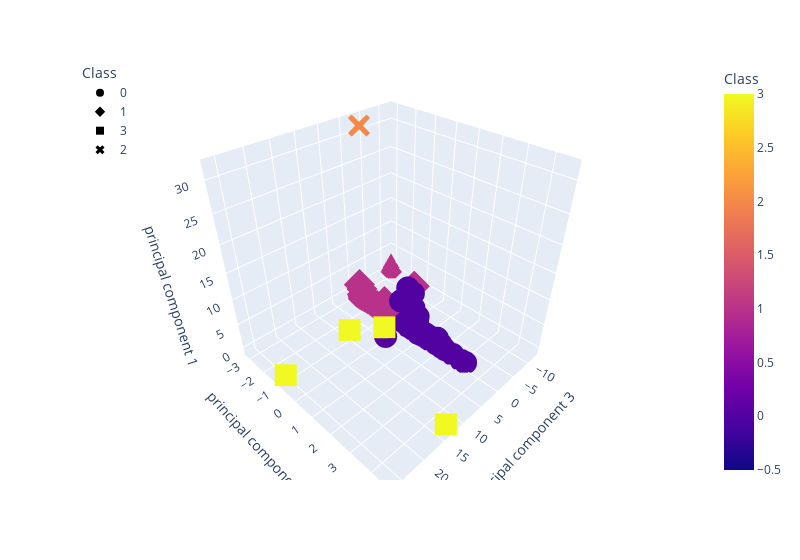

Source (notebook cell):
### Markdown cell above
### Deliverable 4: Visualizing Cryptocurrencies Results

#### 3D-Scatter with Clusters

### Code cell
# Creating a 3D-Scatter with the PCA data and the clusters
# YOUR CODE HERE
fig = px.scatter_3d(
    clustered_df,
    z="principal component 1",
    y="principal component 2",
    x="principal component 3",
    color="Class",
    symbol="Class",
    width=800,
)
fig.update_layout(legend=dict(x=0, y=1))
fig.show()

### Figure 1 — Plotly figure (JSON) as saved in the notebook; plotly's stock layout.template omitted (floating-point values rounded to 4 significant figures; data arrays with more than 128 entries replaced by an {"elided": "..."} marker saying what was removed)
{"data": [{"hovertemplate": "Class=%{marker.color}<br>principal component 3=%{x}<br>principal component 2=%{y}<br>principal component 1=%{z}<extra></extra>", "legendgroup": "0", "marker": {"color": {"elided": "362 int values"}, "coloraxis": "coloraxis", "symbol": "circle"}, "mode": "markers", "name": "0", "scene": "scene", "showlegend": true, "type": "scatter3d", "x": {"elided": "362 float values"}, "y": {"elided": "362 float values"}, "z": {"elided": "362 float values"}}, {"hovertemplate": "Class=%{marker.color}<br>principal component 3=%{x}<br>principal component 2=%{y}<br>principal component 1=%{z}<extra></extra>", "legendgroup": "1", "marker": {"color": {"elided": "318 int values"}, "coloraxis": "coloraxis", "symbol": "diamond"}, "mode": "markers", "name": "1", "scene": "scene", "showlegend": true, "type": "scatter3d", "x": {"elided": "318 float values"}, "y": {"elided": "318 float values"}, "z": {"elided": "318 float values"}}, {"hovertemplate": "Class=%{marker.color}<br>principal component 3=%{x}<br>principal component 2=%{y}<br>principal component 1=%{z}<extra></extra>", "legendgroup": "3", "marker": {"color": [3, 3, 3, 3], "coloraxis": "coloraxis", "symbol": "square"}, "mode": "markers", "name": "3", "scene": "scene", "showlegend": true, "type": "scatter3d", "x": [10.61, 26.16, 13.41, 10.01], "y": [1.125, -0.84, 4.628, -1.029], "z": [7.359, 0.6855, -0.02294, 0.7473]}, {"hovertemplate": "Class=%{marker.color}<br>principal component 3=%{x}<br>principal component 2=%{y}<br>principal component 1=%{z}<extra></extra>", "legendgroup": "2", "marker": {"color": [2], "coloraxis": "coloraxis", "symbol": "x"}, "mode": "markers", "name": "2", "scene": "scene", "showlegend": true, "type": "scatter3d", "x": [-1.843], "y": [-2.703], "z": [31.83]}], "layout": {"coloraxis": {"colorbar": {"title": {"text": "Class"}}, "colorscale": [[0, "#0d0887"], [0.1111, "#46039f"], [0.2222, "#7201a8"], [0.3333, "#9c179e"], [0.4444, "#bd3786"], [0.5556, "#d8576b"], [0.6667, "#ed7953"], [0.7778, "#fb9f3a"], [0.8889, "#fdca26"], [1, "#f0f921"]]}, "legend": {"title": {"text": "Class"}, "tracegroupgap": 0, "x": 0, "y": 1}, "margin": {"t": 60}, "scene": {"domain": {"x": [0, 1], "y": [0, 1]}, "xaxis": {"title": {"text": "principal component 3"}}, "yaxis": {"title": {"text": "principal component 2"}}, "zaxis": {"title": {"text": "principal component 1"}}}, "width": 800}}
